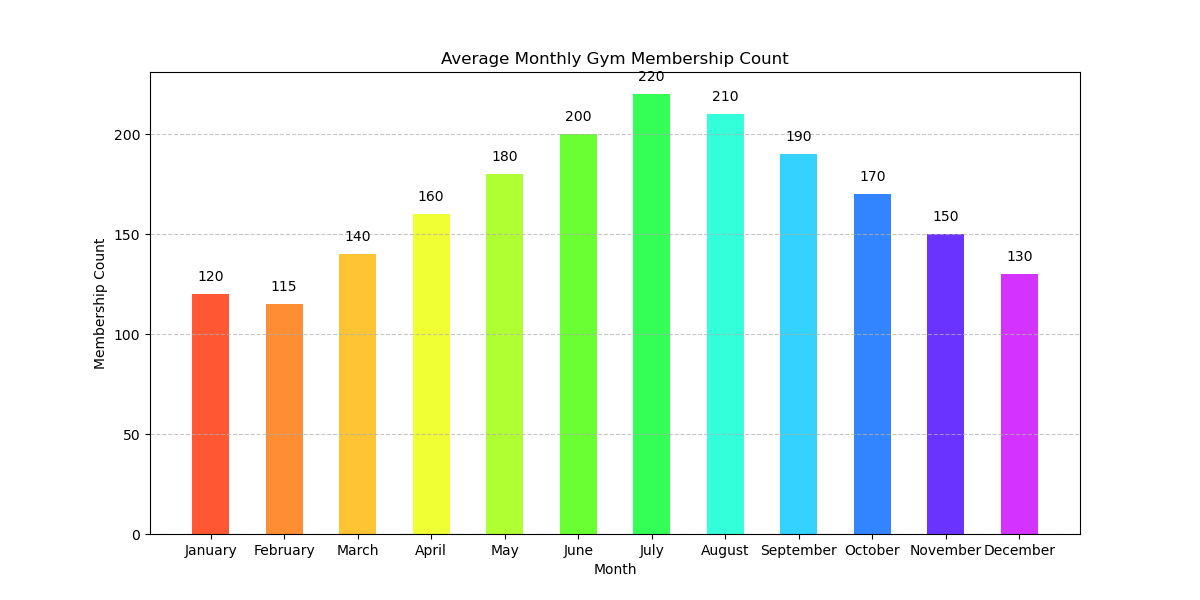

The Python source for this figure:

import matplotlib.pyplot as plt

# Data
months = ['January', 'February', 'March', 'April', 'May', 'June', 'July', 'August', 'September', 'October', 'November', 'December']
membership_counts = [120, 115, 140, 160, 180, 200, 220, 210, 190, 170, 150, 130]

# Color codes for each bar
colors = ['#FF5733', '#FF8D33', '#FFC433', '#EFFF33', '#B0FF33', '#6AFF33', '#33FF57', '#33FFDA', '#33D2FF', '#3385FF', '#6B33FF', '#D433FF']

# Bar width
bar_width = 0.5

# Create vertical bar chart
plt.figure(figsize=(12, 6))
bar_container = plt.bar(months, membership_counts, color=colors, width=bar_width)

# Add data labels
for bar in bar_container:
    height = bar.get_height()
    plt.text(bar.get_x() + bar.get_width()/2, height + 5, f'{height}', ha='center', va='bottom')
    
# Title and labels
plt.title('Average Monthly Gym Membership Count')
plt.xlabel('Month')
plt.ylabel('Membership Count')

# Customize the grid
plt.grid(axis='y', linestyle='--', alpha=0.7)

# Show plot
plt.show()
